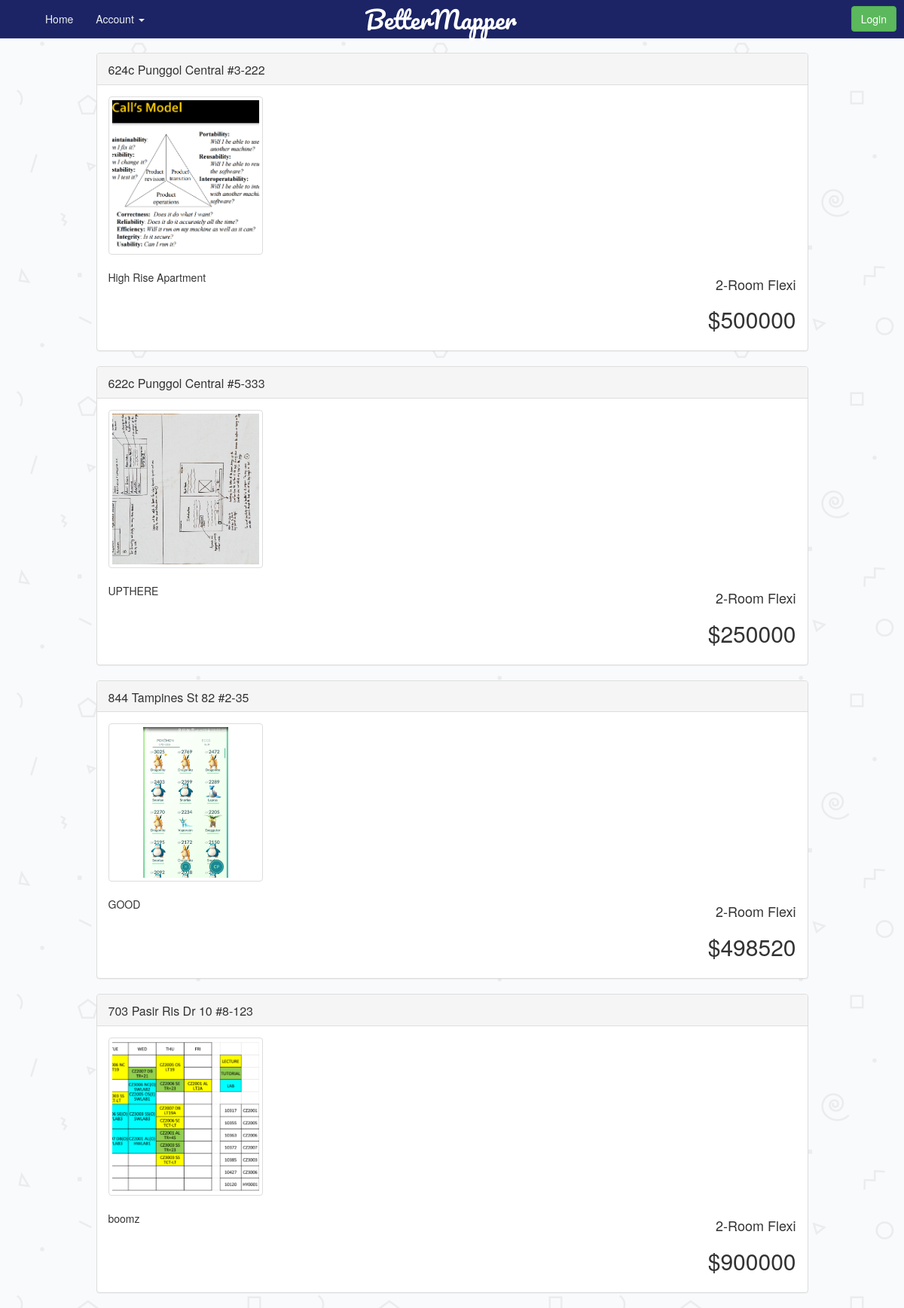
Page /listing/viewAll/ on the earlier database version.
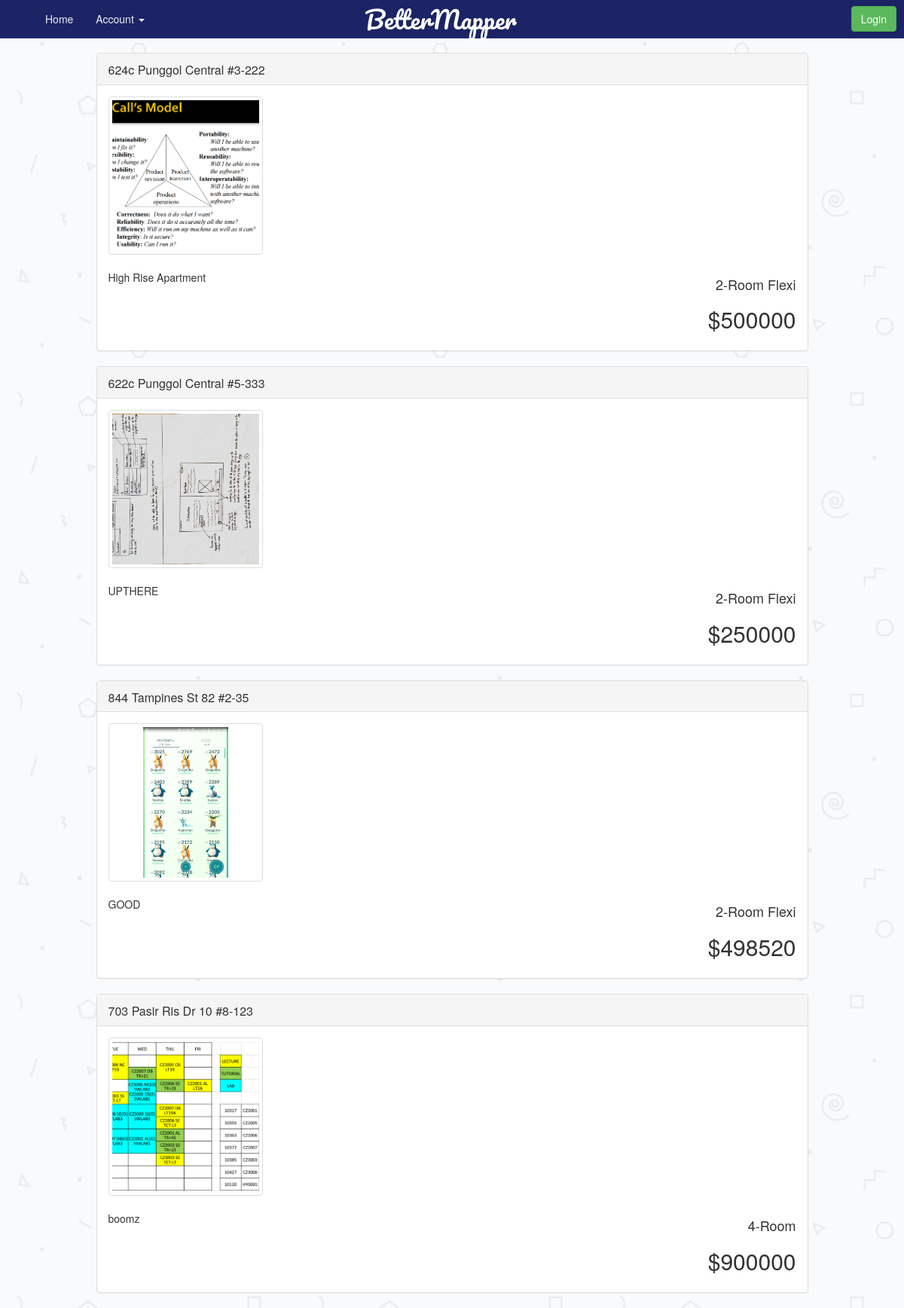
Same page on the later database version.
### listings/models.py (models this page shows)
class Listing(models.Model):
    user = models.ForeignKey(settings.AUTH_USER_MODEL,
                             on_delete=models.CASCADE)
    block = models.CharField(max_length=5)
    street = models.CharField(max_length=200)
    floor = models.PositiveIntegerField()
    unit = models.CharField(max_length=4)
    postalCode = models.PositiveIntegerField()
    roomType = models.CharField(
        max_length=15, choices=ROOM_TYPES, default='2-Room Flexi')
    latitude = models.FloatField()
    longitude = models.FloatField()
    description = models.TextField(max_length=500)
    askingPrice = models.PositiveIntegerField()
    dateListed = models.TimeField(auto_now=False, auto_now_add=True)
    dateUpdate = models.TimeField(auto_now=True, auto_now_add=False)
    statusClosed = models.BooleanField()

class ListingPicture(models.Model):
    listing = models.ForeignKey(Listing, on_delete=models.CASCADE)
    image = models.ImageField(upload_to=user_directory_path)

### listings/views.py (the view)
# urls.py: url(r'^listing/viewAll/$', listingsView.viewAll, name='viewAllListing'),
def viewAll(request):
    listings_list = Listing.objects.all()
    paginator = Paginator(listings_list, 5)  # Show 5 listing per page
    page = request.GET.get('page')
    try:
        listings = paginator.page(page)
        listingPictures = ListingPicture.objects.filter(listing__in=listings)
    except PageNotAnInteger:
        listings = paginator.page(1)
        listingPictures = ListingPicture.objects.filter(listing__in=listings)
    except EmptyPage:
        listings = paginator.page(paginator.num_pages)
        listingPictures = ListingPicture.objects.filter(listing__in=listings)
    return render(request, 'listings/viewAllListings.html', {'listings': listings, 'listingPictures': listingPictures})

### static/templates/listings/viewAllListings.html (shortened to what this page needs)
{% extends 'base.html' %}
{% load bootstrap3 %}
{% block content %}
    <div class="row">
        <div class="col-md-1"></div>
        <div class="col-md-10">
            {% if listings %}
                {% for listing in listings %}
                    <div class="panel panel-default">
                        <div class="panel-heading clearfix">
                            <h3 class="panel-title pull-left" style="padding-top:3px;">
                                <a href="/listing/view/{{ listing.id }}">{{ listing.block|title }}
                                    {{ listing.street|title }}
                                    #{{ listing.floor|title }}-{{ listing.unit|title }}</a>
                            </h3>
                        </div>
                        <div class="panel-body" style=" word-wrap: break-word;">
                            <div class="row">
                                {% for pictures in listingPictures %}
                                    {% if pictures.listing_id == listing.id %}
                                        <div class="col-xs-6 col-md-3">
                                            <a href="#" class="thumbnail">
                                                <img style="height:200px; object-fit:cover;" src="{{ pictures.image.url }}"/>
                                            </a>
                                        </div>
                                    {% endif %}
                                {% endfor %}
                            </div>
                            <div class="row">
                                <div class="col-md-6" style=" word-wrap: break-word; ">
                                    <p>{{ listing.description }}</p>
                                </div>
                                <div class="col-md-6" style=" word-wrap: break-word; ">
                                    <h4 class="text-right">{{ listing.roomType }}
                                    </h4>
                                    <h2 class="text-right">${{ listing.askingPrice }}
                                    </h2>
                                </div>
                            </div>
                        </div>
                    </div>
                {% endfor %}
            {% else %}
                <h2>You have no available listings!</h2>
                <a href="/listing/create/" class="btn btn-success" role="button">Create a new listing</a>
            {% endif %}
        </div>
        <div class="col-md-1"></div>
    </div>
{% endblock %}

### static/templates/base.html (shortened to what this page needs)
<!DOCTYPE html>
<html lang="en">
    <head>
        {% load bootstrap3 %}
        <link rel="stylesheet" href="https://unpkg.com/leaflet@1.0.1/dist/leaflet.css"/>
        <link rel="stylesheet" href="http://leaflet.github.io/Leaflet.markercluster/dist/MarkerCluster.css"/>
        <link rel="stylesheet" href="http://leaflet.github.io/Leaflet.markercluster/dist/MarkerCluster.Default.css"/>
        {% bootstrap_css %}
        {% load static %}
        <link rel="stylesheet" type="text/css" href="{% static 'css/custom-sidebar.css' %}"/>
        <link rel="stylesheet" type="text/css" href="{% static 'css/custom-nav.css' %}"/>
        <link rel="stylesheet" href="https://cdnjs.cloudflare.com/ajax/libs/bootstrap-slider/9.3.0/css/bootstrap-slider.min.css"/>
    </head>
    <body>
        <div id="wrapper" class="active">
            <nav class="navbar navbar-default navbar-fixed-top" role="navigation">
                <div class="container-fluid">
                    <div class="navbar-header">
                        <a class="navbar-brand" href="/" style="transform: translateX(-50%); left: 50%; position: absolute; font-family: 'Pacifico', cursive; font-size:32px; color:white;">
                        </a>
                        <div class="navbar-brand" id="navbar-search-toggle" style="margin-left:0px;">
                        </div>
                    </div>
                    <div class="collapse navbar-collapse" id="bs-example-navbar-collapse-1">
                        <ul class="nav navbar-nav">
                            <li id="home">
                                <a href="/">Home</a>
                            </li>
                            {% if not user.is_authenticated %}
                                <li>
                                    <a href="#" class="dropdown-toggle" data-toggle="dropdown" role="button" aria-haspopup="true" aria-expanded="false">Account
                                        <span class="caret"></span>
                                    </a>
                                </li>
                            {% endif %}
                        </ul>
                        <ul class="nav navbar-nav navbar-right">
                            {% if user.is_authenticated %}
                                <li style="margin-right:10px;">
                                    <a href="#" class="dropdown-toggle" data-toggle="dropdown" role="button" aria-haspopup="true" aria-expanded="false">Welcome
                                        {{ user.first_name }}
                                        {{ user.last_name }}!
                                        <span class="caret"></span>
                                    </a>
                                    <ul class="dropdown-menu">
                                        <li>
                                            <a href="/account/logout/">Logout</a>
                                        </li>
                                    </ul>
                                </li>
                            {% else %}
                                <a style="margin-right:10px;" class="btn btn-success navbar-btn" href="/account/login/">Login</a>
                            {% endif %}
                        </ul>
                    </div>
                </div>
            </nav>
            <div id="page-content-wrapper">
                <div class="page-content">
                    <div class="container">
                        {% block content %}{% endblock %}
                    </div>
                </div>
            </div>
        </div>
    </body>
</html>

### static/css/custom-sidebar.css (style rules this page uses)
#wrapper { padding-left: 250px; transition: all 0.4s ease 0s; }
#wrapper.active { padding-left: 0; }
#page-content-wrapper { width: 100%; padding-top: 70px; transition: all 0.4s ease 0s; }

### static/css/custom-nav.css (style rules this page uses)
.navbar-default { background-color: #1c2465; border-color: #27317e; }
.navbar-default .navbar-brand { color: #ecf0f1; }
.navbar-default .navbar-nav > li > a { color: #ecf0f1; }
.navbar-default .navbar-collapse, .navbar-default .navbar-form { border-color: #ecf0f1; }

### static/templates/base.html (style rules this page uses)
body { background-image: url("/static/css/bg.png"); background-repeat: repeat; }

Differences in the rows shown:
changed Listing "Pasir Ris Dr 10": roomType "2-Room Flexi" → "4-Room"
